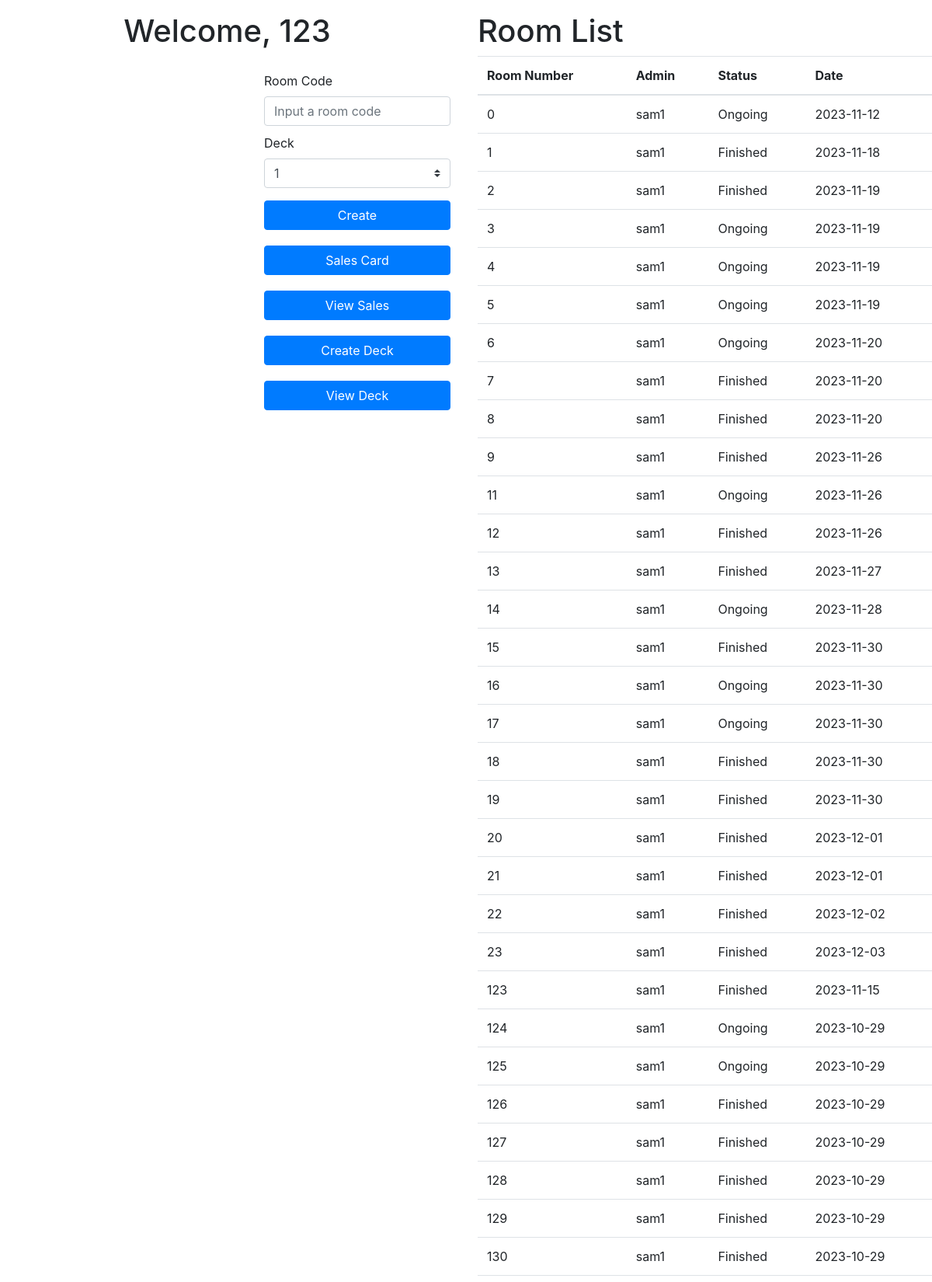
/unused/homeAdmin2.php (signed in, upper part), run on the app's committed database.
### tables this page shows
CREATE TABLE `room` (
  `id_room` int(4) NOT NULL,
  `id_admin` varchar(4) NOT NULL,
  `status` int(1) NOT NULL,
  `tanggal` date DEFAULT NULL,
  `id_deck` int(11) NOT NULL,
  `ronde` int(11) NOT NULL
);

### unused/homeAdmin2.php (the view, shortened to what this page needs)
<!DOCTYPE html>
<html lang="en">
<head>
    <link rel="stylesheet" href="https://maxcdn.bootstrapcdn.com/bootstrap/4.0.0/css/bootstrap.min.css">
</head>
<body>
    <div class="row">
        <div class="col-6">
            <div class = "mt-3 d-flex justify-content-center ">
                <h1>Welcome,
                <?php
                    require 'connect.php';
                    $admin = $_SESSION["usernameADM"];
                    $sql = "SELECT * FROM admin WHERE id_admin = '$admin'";
                    $result= mysqli_query($con,$sql);
                    $row = mysqli_fetch_array($result);
                    echo $row[1];
                    echo "<br>";
                ?>
                </h1>
            </div>
            <div class="justify-content-center" style = "margin-left: 340px;margin-top: 20px">
                <form method="POST" action="createRoomLogic.php" style = "width: 15rem">
                    <div class="mb-3">
                        <label for="roomCode" class="form-label d-flex just">Room Code</label>
                        <input type="text" class="form-control" id="roomCode" name = "roomCode" placeholder="Input a room code">
                        <label for="idDeck" class="form-label d-flex just" style="margin-top: 10px;">Deck</label>
                        <select class="custom-select" aria-label="Default select example" name="idDeck" style="width: 15rem;">
                            <?php
                                $sql = "SELECT id_deck FROM deck";
                                $result = mysqli_query($con,$sql);
                                while($row = mysqli_fetch_array($result)) {
                                    echo "<option value=$row[0]>$row[0]</option>";
                                }
                            ?>
                        </select>
                    </div>
                <button type="submit" class="btn btn-primary" name= "create" style="width: 15rem;">Create</button>
                </form>
                <form action="setSalesCard.php" style="margin-top: 20px;">
                    <button type="submit" class="btn btn-primary" style = "width: 15rem">Sales Card</button>
                </form>
                <form action="viewSalesCard.php" style="margin-top: 20px;">
                    <button type="submit" class="btn btn-primary" style = "width: 15rem">View Sales</button>
                </form>
                <form action="createDeck.php" style="margin-top: 20px;">
                    <button type="submit" class="btn btn-primary" style = "width: 15rem">Create Deck</button>
                </form>
                <form action="viewDeck.php" style="margin-top: 20px;">
                    <button type="submit" class="btn btn-primary" style = "width: 15rem">View Deck</button>
                </form>
            </div>
        </div>
        <div class="col-6 mt-3">
            <h1>Room List</h1>
            <table class="table">
            <thead>
                <tr>
                    <th scope="col">Room Number</th>
                    <th scope="col">Admin</th>
                    <th scope="col">Status</th>
                    <th scope="col">Date</th>
                </tr>
            </thead>
            <tbody>
                <?php
                $sql = "SELECT * FROM room";
                $result= mysqli_query($con,$sql);
                while($row = mysqli_fetch_array($result)){
                    if($row[2] == 1){
                        $val = 'Finished';
                    }
                    else{
                        $val = 'Ongoing';
                    }
                    echo "<tr>
                        <td>$row[0]</td>
                        <td>$row[1]</td>
                        <td>$val</td>
                        <td>$row[3]</td>
                        </tr>
                    ";
                }
                ?>
            </tbody>
            </table>
        </div>
    </div>
</body>
</html>

### data on the page
room: id_room "0", id_admin "sam1", status "Ongoing", tanggal "2023-11-12"
room: id_room "1", id_admin "sam1", status "Finished", tanggal "2023-11-18"
room: id_room "2", id_admin "sam1", status "Finished", tanggal "2023-11-19"
room: id_room "3", id_admin "sam1", status "Ongoing", tanggal "2023-11-19"
room: id_room "4", id_admin "sam1", status "Ongoing", tanggal "2023-11-19"
room: id_room "5", id_admin "sam1", status "Ongoing", tanggal "2023-11-19"
room: id_room "6", id_admin "sam1", status "Ongoing", tanggal "2023-11-20"
room: id_room "7", id_admin "sam1", status "Finished", tanggal "2023-11-20"
room: id_room "8", id_admin "sam1", status "Finished", tanggal "2023-11-20"
room: id_room "9", id_admin "sam1", status "Finished", tanggal "2023-11-26"
room: id_room "11", id_admin "sam1", status "Ongoing", tanggal "2023-11-26"
room: id_room "12", id_admin "sam1", status "Finished", tanggal "2023-11-26"
room: id_room "13", id_admin "sam1", status "Finished", tanggal "2023-11-27"
room: id_room "14", id_admin "sam1", status "Ongoing", tanggal "2023-11-28"
room: id_room "15", id_admin "sam1", status "Finished", tanggal "2023-11-30"
room: id_room "16", id_admin "sam1", status "Ongoing", tanggal "2023-11-30"
room: id_room "17", id_admin "sam1", status "Ongoing", tanggal "2023-11-30"
room: id_room "18", id_admin "sam1", status "Finished", tanggal "2023-11-30"
room: id_room "19", id_admin "sam1", status "Finished", tanggal "2023-11-30"
room: id_room "20", id_admin "sam1", status "Finished", tanggal "2023-12-01"
room: id_room "21", id_admin "sam1", status "Finished", tanggal "2023-12-01"
room: id_room "22", id_admin "sam1", status "Finished", tanggal "2023-12-02"
room: id_room "23", id_admin "sam1", status "Finished", tanggal "2023-12-03"
room: id_room "123", id_admin "sam1", status "Finished", tanggal "2023-11-15"
room: id_room "124", id_admin "sam1", status "Ongoing", tanggal "2023-10-29"
room: id_room "125", id_admin "sam1", status "Ongoing", tanggal "2023-10-29"
room: id_room "126", id_admin "sam1", status "Finished", tanggal "2023-10-29"
room: id_room "127", id_admin "sam1", status "Finished", tanggal "2023-10-29"
room: id_room "128", id_admin "sam1", status "Finished", tanggal "2023-10-29"
room: id_room "129", id_admin "sam1", status "Finished", tanggal "2023-10-29"
room: id_room "130", id_admin "sam1", status "Finished", tanggal "2023-10-29"

### other printed values
$row[1] "123"
form field idDeck "1"
